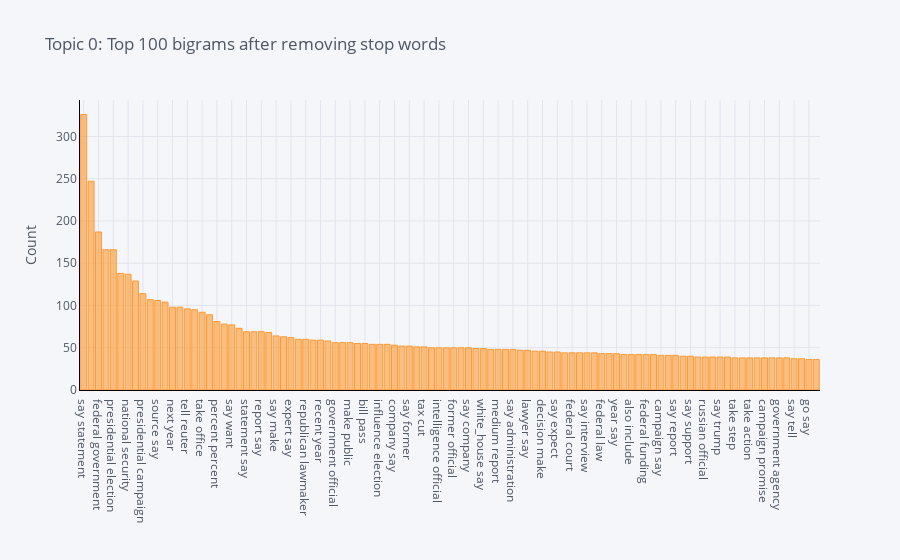

The notebook cell saved with this chart:
### Code cell
plot_model(lda, plot = 'bigram')

### Figure 1 — Plotly figure (JSON) as saved in the notebook; plotly's stock layout.template omitted (floating-point values rounded to 4 significant figures)
{"data": [{"marker": {"color": "rgba(255, 153, 51, 0.6)", "line": {"color": "rgba(255, 153, 51, 1.0)", "width": 1}}, "name": "count", "orientation": "v", "text": "", "type": "bar", "x": ["say statement", "official say", "federal government", "trump say", "presidential election", "say say", "national security", "trump campaign", "presidential campaign", "also say", "source say", "tax bill", "next year", "spokesman say", "tell reuter", "russian government", "take office", "american people", "percent percent", "next week", "say want", "say also", "statement say", "first time", "report say", "tax plan", "say make", "state local", "expert say", "say plan", "republican lawmaker", "election campaign", "recent year", "deep state", "government official", "make decision", "make public", "say add", "bill pass", "administration official", "influence election", "government say", "company say", "white_house official", "say former", "federal agency", "tax cut", "early year", "intelligence official", "republican senator", "former official", "secretary state", "say company", "group say", "white_house say", "people say", "medium report", "republican leader", "say administration", "senior official", "lawyer say", "lawmaker say", "decision make", "aide say", "say expect", "make clear", "federal court", "say government", "say interview", "say letter", "federal law", "state department", "year say", "say email", "also include", "analyst say", "federal funding", "social security", "campaign say", "bill say", "say report", "say believe", "say support", "say think", "russian official", "tax legislation", "say trump", "new rule", "take step", "say go", "take action", "former former", "campaign promise", "trump also", "government agency", "long time", "say tell", "many people", "go say", "say ask"], "y": [326, 247, 187, 166, 166, 138, 137, 129, 114, 107, 106, 104, 98, 98, 96, 95, 92, 89, 81, 78, 77, 73, 69, 69, 69, 68, 64, 63, 62, 60, 60, 59, 59, 58, 56, 56, 56, 55, 55, 54, 54, 54, 53, 52, 52, 51, 51, 50, 50, 50, 50, 50, 50, 49, 49, 48, 48, 48, 48, 47, 47, 46, 46, 45, 45, 44, 44, 44, 44, 44, 43, 43, 43, 42, 42, 42, 42, 42, 41, 41, 41, 40, 40, 39, 39, 39, 39, 39, 38, 38, 38, 38, 38, 38, 38, 38, 37, 37, 36, 36]}], "layout": {"legend": {"bgcolor": "#F5F6F9", "font": {"color": "#4D5663"}}, "paper_bgcolor": "#F5F6F9", "plot_bgcolor": "#F5F6F9", "title": {"font": {"color": "#4D5663"}, "text": "Topic 0: Top 100 bigrams after removing stop words"}, "xaxis": {"gridcolor": "#E1E5ED", "linecolor": "black", "showgrid": true, "tickfont": {"color": "#4D5663"}, "title": {"font": {"color": "#4D5663"}, "text": ""}, "zerolinecolor": "#E1E5ED"}, "yaxis": {"gridcolor": "#E1E5ED", "linecolor": "black", "showgrid": true, "tickfont": {"color": "#4D5663"}, "title": {"font": {"color": "#4D5663"}, "text": "Count"}, "zerolinecolor": "#E1E5ED"}}}
